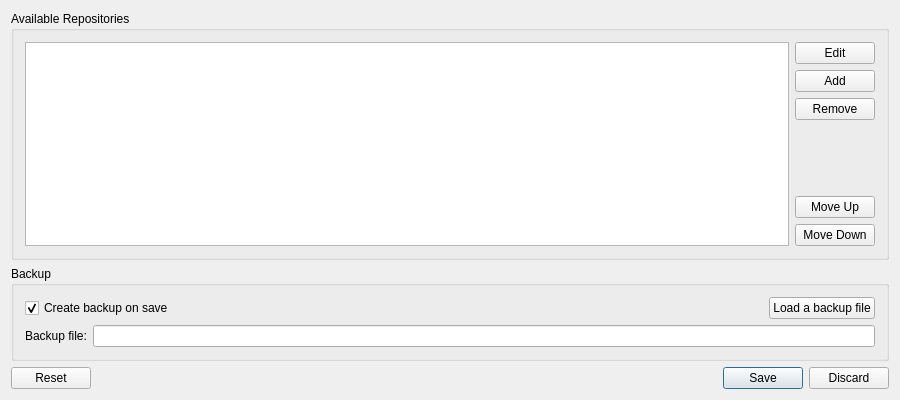
<?xml version="1.0" encoding="UTF-8"?>
<ui version="4.0">
 <class>RepoEditor</class>
 <widget class="QDialog" name="RepoEditor">
  <property name="geometry">
   <rect>
    <x>0</x>
    <y>0</y>
    <width>900</width>
    <height>400</height>
   </rect>
  </property>
  <property name="windowTitle">
   <string>Repository Editor - Octopi</string>
  </property>
  <property name="windowIcon">
   <iconset resource="resources.qrc">
    <normaloff>:/resources/images/octopi_red.png</normaloff>:/resources/images/octopi_red.png</iconset>
  </property>
  <property name="modal">
   <bool>true</bool>
  </property>
  <layout class="QVBoxLayout" name="verticalLayout_2">
   <item>
    <widget class="QGroupBox" name="groupBox">
     <property name="title">
      <string>Available Repositories</string>
     </property>
     <layout class="QHBoxLayout" name="horizontalLayout">
      <item>
       <widget class="QTableView" name="tableView">
        <property name="alternatingRowColors">
         <bool>true</bool>
        </property>
        <property name="selectionMode">
         <enum>QAbstractItemView::SingleSelection</enum>
        </property>
        <property name="selectionBehavior">
         <enum>QAbstractItemView::SelectRows</enum>
        </property>
        <property name="showGrid">
         <bool>false</bool>
        </property>
        <property name="wordWrap">
         <bool>false</bool>
        </property>
        <property name="cornerButtonEnabled">
         <bool>false</bool>
        </property>
        <attribute name="horizontalHeaderDefaultSectionSize">
         <number>66</number>
        </attribute>
        <attribute name="horizontalHeaderHighlightSections">
         <bool>false</bool>
        </attribute>
        <attribute name="horizontalHeaderMinimumSectionSize">
         <number>10</number>
        </attribute>
        <attribute name="horizontalHeaderStretchLastSection">
         <bool>true</bool>
        </attribute>
        <attribute name="verticalHeaderVisible">
         <bool>false</bool>
        </attribute>
       </widget>
      </item>
      <item>
       <layout class="QVBoxLayout" name="verticalLayout">
        <item>
         <widget class="QPushButton" name="edit">
          <property name="styleSheet">
           <string notr="true"/>
          </property>
          <property name="text">
           <string>Edit</string>
          </property>
          <property name="icon">
           <iconset theme="edit-rename">
            <normaloff/>
           </iconset>
          </property>
         </widget>
        </item>
        <item>
         <widget class="QPushButton" name="add">
          <property name="styleSheet">
           <string notr="true"/>
          </property>
          <property name="text">
           <string>Add</string>
          </property>
          <property name="icon">
           <iconset theme="list-add">
            <normaloff/>
           </iconset>
          </property>
         </widget>
        </item>
        <item>
         <widget class="QPushButton" name="remove">
          <property name="styleSheet">
           <string notr="true"/>
          </property>
          <property name="text">
           <string>Remove</string>
          </property>
          <property name="icon">
           <iconset theme="list-remove">
            <normaloff/>
           </iconset>
          </property>
         </widget>
        </item>
        <item>
         <spacer name="verticalSpacer">
          <property name="orientation">
           <enum>Qt::Vertical</enum>
          </property>
          <property name="sizeHint" stdset="0">
           <size>
            <width>20</width>
            <height>40</height>
           </size>
          </property>
         </spacer>
        </item>
        <item>
         <widget class="QPushButton" name="moveUp">
          <property name="styleSheet">
           <string notr="true"/>
          </property>
          <property name="text">
           <string>Move Up</string>
          </property>
          <property name="icon">
           <iconset theme="go-up">
            <normaloff/>
           </iconset>
          </property>
         </widget>
        </item>
        <item>
         <widget class="QPushButton" name="moveDown">
          <property name="styleSheet">
           <string notr="true"/>
          </property>
          <property name="text">
           <string>Move Down</string>
          </property>
          <property name="icon">
           <iconset theme="go-down">
            <normaloff/>
           </iconset>
          </property>
         </widget>
        </item>
       </layout>
      </item>
     </layout>
    </widget>
   </item>
   <item>
    <widget class="QGroupBox" name="horizontalGroupBox">
     <property name="title">
      <string>Backup</string>
     </property>
     <layout class="QVBoxLayout" name="verticalLayout_3">
      <item>
       <layout class="QHBoxLayout" name="horizontalLayout_4">
        <item>
         <widget class="QCheckBox" name="checkBox">
          <property name="text">
           <string>Create backup on save</string>
          </property>
          <property name="checked">
           <bool>true</bool>
          </property>
         </widget>
        </item>
        <item>
         <spacer name="horizontalSpacer">
          <property name="orientation">
           <enum>Qt::Horizontal</enum>
          </property>
          <property name="sizeHint" stdset="0">
           <size>
            <width>40</width>
            <height>20</height>
           </size>
          </property>
         </spacer>
        </item>
        <item>
         <widget class="QPushButton" name="loadBackup">
          <property name="text">
           <string>Load a backup file</string>
          </property>
          <property name="icon">
           <iconset theme="document-open">
            <normaloff/>
           </iconset>
          </property>
         </widget>
        </item>
       </layout>
      </item>
      <item>
       <layout class="QHBoxLayout" name="horizontalLayout_3">
        <item>
         <widget class="QLabel" name="label">
          <property name="text">
           <string>Backup file:</string>
          </property>
         </widget>
        </item>
        <item>
         <widget class="QLineEdit" name="backupFile"/>
        </item>
       </layout>
      </item>
     </layout>
    </widget>
   </item>
   <item>
    <widget class="QDialogButtonBox" name="buttonBox">
     <property name="standardButtons">
      <set>QDialogButtonBox::Discard|QDialogButtonBox::Reset|QDialogButtonBox::Save</set>
     </property>
    </widget>
   </item>
  </layout>
 </widget>
 <layoutdefault spacing="6" margin="11"/>
 <resources>
  <include location="resources.qrc"/>
 </resources>
 <connections>
  <connection>
   <sender>checkBox</sender>
   <signal>toggled(bool)</signal>
   <receiver>backupFile</receiver>
   <slot>setEnabled(bool)</slot>
   <hints>
    <hint type="sourcelabel">
     <x>117</x>
     <y>262</y>
    </hint>
    <hint type="destinationlabel">
     <x>411</x>
     <y>298</y>
    </hint>
   </hints>
  </connection>
 </connections>
</ui>
